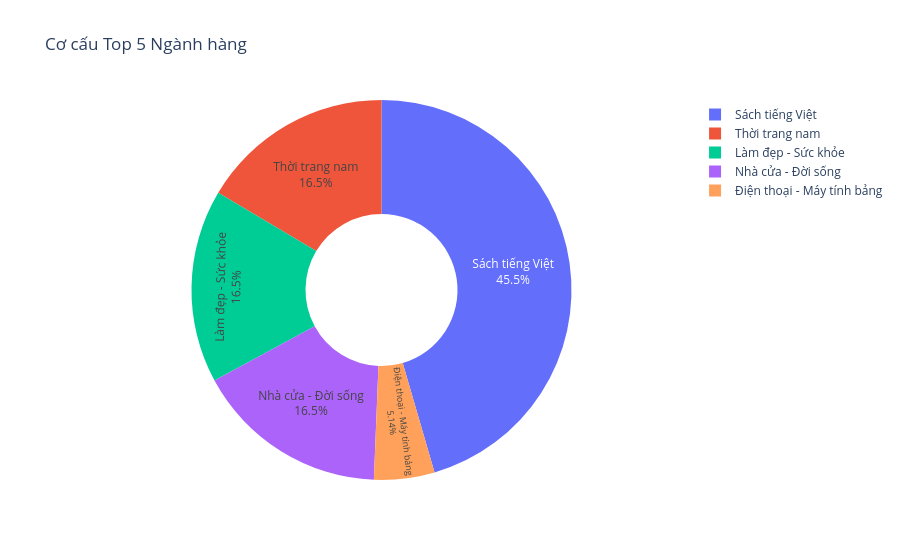

Notebook cell for this chart:
### Markdown cell above
### 5. Cơ cấu phân bổ sản phẩm theo ngành hàng
*Biểu đồ Donut thể hiện tỷ trọng cơ cấu của 5 ngành hàng đang sở hữu nguồn cung sản phẩm đa dạng nhất. Các phần trăm diện tích minh họa rõ nét sự phân bổ nguồn lực và trọng tâm kinh doanh hiện tại của toàn bộ nền tảng. Qua đó, ta nhận diện được đâu là những nhóm ngành "xương sống" đang thu hút đông đảo nhà bán hàng tham gia cạnh tranh nhất.*

### Code cell
fig5 = pt.cau_5_ti_trong_nganh_hang()
display(fig5)

### Figure 1 — Plotly figure (JSON) as saved in the notebook; plotly's stock layout.template omitted (floating-point values rounded to 4 significant figures)
{"data": [{"domain": {"x": [0, 1], "y": [0, 1]}, "hole": 0.4, "hovertemplate": "nganh_hang=%{label}<br>count=%{value}<extra></extra>", "labels": ["Sách tiếng Việt", "Thời trang nam", "Làm đẹp - Sức khỏe", "Nhà cửa - Đời sống", "Điện thoại - Máy tính bảng"], "legendgroup": "", "name": "", "showlegend": true, "textinfo": "percent+label", "textposition": "inside", "type": "pie", "values": [1106, 400, 400, 400, 125]}], "layout": {"legend": {"tracegroupgap": 0}, "title": {"text": "Cơ cấu Top 5 Ngành hàng"}}}
